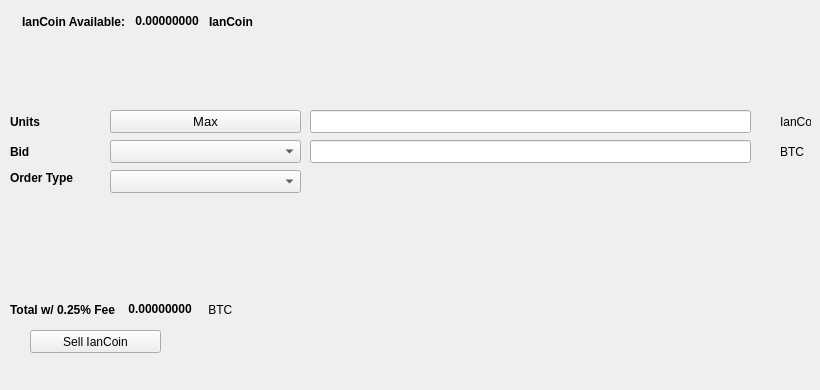
   <widget class="QWidget" name="SellTab">
    <attribute name="title">
     <string>Sell</string>
    </attribute>
    <widget class="QLabel" name="label_16">
     <property name="geometry">
      <rect>
       <x>780</x>
       <y>140</y>
       <width>31</width>
       <height>23</height>
      </rect>
     </property>
     <property name="text">
      <string>BTC</string>
     </property>
    </widget>
    <widget class="QComboBox" name="SellBidcomboBox">
     <property name="geometry">
      <rect>
       <x>110</x>
       <y>140</y>
       <width>191</width>
       <height>23</height>
      </rect>
     </property>
     <property name="font">
      <font>
       <pointsize>10</pointsize>
      </font>
     </property>
    </widget>
    <widget class="QLabel" name="label_18">
     <property name="geometry">
      <rect>
       <x>10</x>
       <y>110</y>
       <width>46</width>
       <height>23</height>
      </rect>
     </property>
     <property name="font">
      <font>
       <weight>75</weight>
       <bold>true</bold>
      </font>
     </property>
     <property name="text">
      <string>Units</string>
     </property>
    </widget>
    <widget class="QPushButton" name="Sell_Max_Amount">
     <property name="geometry">
      <rect>
       <x>110</x>
       <y>110</y>
       <width>191</width>
       <height>23</height>
      </rect>
     </property>
     <property name="font">
      <font>
       <pointsize>10</pointsize>
      </font>
     </property>
     <property name="text">
      <string>Max</string>
     </property>
    </widget>
    <widget class="QLabel" name="label_20">
     <property name="geometry">
      <rect>
       <x>10</x>
       <y>170</y>
       <width>91</width>
       <height>16</height>
      </rect>
     </property>
     <property name="font">
      <font>
       <weight>75</weight>
       <bold>true</bold>
      </font>
     </property>
     <property name="text">
      <string>Order Type</string>
     </property>
    </widget>
    <widget class="QComboBox" name="SellOrdertypeCombo">
     <property name="geometry">
      <rect>
       <x>110</x>
       <y>170</y>
       <width>191</width>
       <height>23</height>
      </rect>
     </property>
     <property name="font">
      <font>
       <pointsize>10</pointsize>
      </font>
     </property>
    </widget>
    <widget class="QLabel" name="label_21">
     <property name="geometry">
      <rect>
       <x>10</x>
       <y>140</y>
       <width>46</width>
       <height>23</height>
      </rect>
     </property>
     <property name="font">
      <font>
       <weight>75</weight>
       <bold>true</bold>
      </font>
     </property>
     <property name="text">
      <string>Bid</string>
     </property>
    </widget>
    <widget class="QLabel" name="label_22">
     <property name="geometry">
      <rect>
       <x>780</x>
       <y>110</y>
       <width>31</width>
       <height>23</height>
      </rect>
     </property>
     <property name="text">
      <string>IanCoin</string>
     </property>
    </widget>
    <widget class="QLineEdit" name="UnitsInputIanCoin">
     <property name="geometry">
      <rect>
       <x>310</x>
       <y>110</y>
       <width>441</width>
       <height>23</height>
      </rect>
     </property>
     <property name="font">
      <font>
       <pointsize>9</pointsize>
       <weight>75</weight>
       <bold>true</bold>
      </font>
     </property>
    </widget>
    <widget class="QLineEdit" name="SellBidPriceEdit">
     <property name="geometry">
      <rect>
       <x>310</x>
       <y>140</y>
       <width>441</width>
       <height>23</height>
      </rect>
     </property>
     <property name="font">
      <font>
       <pointsize>9</pointsize>
       <weight>75</weight>
       <bold>true</bold>
      </font>
     </property>
    </widget>
    <widget class="QPushButton" name="SellIanCoinBTN">
     <property name="geometry">
      <rect>
       <x>30</x>
       <y>330</y>
       <width>131</width>
       <height>23</height>
      </rect>
     </property>
     <property name="text">
      <string>Sell IanCoin</string>
     </property>
     <property name="icon">
      <iconset resource="../iancoin">
       <normaloff>:/icons/bitcoin</normaloff>:/icons/bitcoin</iconset>
     </property>
    </widget>
    <widget class="QWidget" name="layoutWidget3">
     <property name="geometry">
      <rect>
       <x>22</x>
       <y>12</y>
       <width>258</width>
       <height>19</height>
      </rect>
     </property>
     <layout class="QHBoxLayout" name="horizontalLayout">
      <item>
       <widget class="QLabel" name="label232_2">
        <property name="font">
         <font>
          <weight>75</weight>
          <bold>true</bold>
         </font>
        </property>
        <property name="text">
         <string>IanCoin Available:</string>
        </property>
       </widget>
      </item>
      <item>
       <widget class="QLabel" name="IanCoinAvailableLabel">
        <property name="palette">
         <palette>
          <active>
           <colorrole role="WindowText">
            <brush brushstyle="SolidPattern">
             <color alpha="255">
              <red>0</red>
              <green>0</green>
              <blue>0</blue>
             </color>
            </brush>
           </colorrole>
           <colorrole role="Button">
            <brush brushstyle="SolidPattern">
             <color alpha="255">
              <red>0</red>
              <green>170</green>
              <blue>0</blue>
             </color>
            </brush>
           </colorrole>
           <colorrole role="Light">
            <brush brushstyle="SolidPattern">
             <color alpha="255">
              <red>0</red>
              <green>255</green>
              <blue>0</blue>
             </color>
            </brush>
           </colorrole>
           <colorrole role="Midlight">
            <brush brushstyle="SolidPattern">
             <color alpha="255">
              <red>0</red>
              <green>212</green>
              <blue>0</blue>
             </color>
            </brush>
           </colorrole>
           <colorrole role="Dark">
            <brush brushstyle="SolidPattern">
             <color alpha="255">
              <red>0</red>
              <green>85</green>
              <blue>0</blue>
             </color>
            </brush>
           </colorrole>
           <colorrole role="Mid">
            <brush brushstyle="SolidPattern">
             <color alpha="255">
              <red>0</red>
              <green>113</green>
              <blue>0</blue>
             </color>
            </brush>
           </colorrole>
           <colorrole role="Text">
            <brush brushstyle="SolidPattern">
             <color alpha="255">
              <red>0</red>
              <green>170</green>
              <blue>0</blue>
             </color>
            </brush>
           </colorrole>
           <colorrole role="BrightText">
            <brush brushstyle="SolidPattern">
             <color alpha="255">
              <red>255</red>
              <green>255</green>
              <blue>255</blue>
             </color>
            </brush>
           </colorrole>
           <colorrole role="ButtonText">
            <brush brushstyle="SolidPattern">
             <color alpha="255">
              <red>0</red>
              <green>0</green>
              <blue>0</blue>
             </color>
            </brush>
           </colorrole>
           <colorrole role="Base">
            <brush brushstyle="SolidPattern">
             <color alpha="255">
              <red>255</red>
              <green>255</green>
              <blue>255</blue>
             </color>
            </brush>
           </colorrole>
           <colorrole role="Window">
            <brush brushstyle="SolidPattern">
             <color alpha="255">
              <red>0</red>
              <green>170</green>
              <blue>0</blue>
             </color>
            </brush>
           </colorrole>
           <colorrole role="Shadow">
            <brush brushstyle="SolidPattern">
             <color alpha="255">
              <red>0</red>
              <green>0</green>
              <blue>0</blue>
             </color>
            </brush>
           </colorrole>
           <colorrole role="AlternateBase">
            <brush brushstyle="SolidPattern">
             <color alpha="255">
              <red>127</red>
              <green>212</green>
              <blue>127</blue>
             </color>
            </brush>
           </colorrole>
           <colorrole role="ToolTipBase">
            <brush brushstyle="SolidPattern">
             <color alpha="255">
              <red>255</red>
              <green>255</green>
              <blue>220</blue>
             </color>
            </brush>
           </colorrole>
           <colorrole role="ToolTipText">
            <brush brushstyle="SolidPattern">
             <color alpha="255">
              <red>0</red>
              <green>0</green>
              <blue>0</blue>
             </color>
            </brush>
           </colorrole>
          </active>
          <inactive>
           <colorrole role="WindowText">
            <brush brushstyle="SolidPattern">
             <color alpha="255">
              <red>0</red>
              <green>0</green>
              <blue>0</blue>
             </color>
            </brush>
           </colorrole>
           <colorrole role="Button">
            <brush brushstyle="SolidPattern">
             <color alpha="255">
              <red>0</red>
              <green>170</green>
              <blue>0</blue>
             </color>
            </brush>
           </colorrole>
           <colorrole role="Light">
            <brush brushstyle="SolidPattern">
             <color alpha="255">
              <red>0</red>
              <green>255</green>
              <blue>0</blue>
             </color>
            </brush>
           </colorrole>
           <colorrole role="Midlight">
            <brush brushstyle="SolidPattern">
             <color alpha="255">
              <red>0</red>
              <green>212</green>
              <blue>0</blue>
             </color>
            </brush>
           </colorrole>
           <colorrole role="Dark">
            <brush brushstyle="SolidPattern">
             <color alpha="255">
              <red>0</red>
              <green>85</green>
              <blue>0</blue>
             </color>
            </brush>
           </colorrole>
           <colorrole role="Mid">
            <brush brushstyle="SolidPattern">
             <color alpha="255">
              <red>0</red>
              <green>113</green>
              <blue>0</blue>
             </color>
            </brush>
           </colorrole>
           <colorrole role="Text">
            <brush brushstyle="SolidPattern">
             <color alpha="255">
              <red>0</red>
              <green>170</green>
              <blue>0</blue>
             </color>
            </brush>
           </colorrole>
           <colorrole role="BrightText">
            <brush brushstyle="SolidPattern">
             <color alpha="255">
              <red>255</red>
              <green>255</green>
              <blue>255</blue>
             </color>
            </brush>
           </colorrole>
           <colorrole role="ButtonText">
            <brush brushstyle="SolidPattern">
             <color alpha="255">
              <red>0</red>
              <green>0</green>
              <blue>0</blue>
             </color>
            </brush>
           </colorrole>
           <colorrole role="Base">
            <brush brushstyle="SolidPattern">
             <color alpha="255">
              <red>255</red>
              <green>255</green>
              <blue>255</blue>
             </color>
            </brush>
           </colorrole>
           <colorrole role="Window">
            <brush brushstyle="SolidPattern">
             <color alpha="255">
              <red>0</red>
              <green>170</green>
              <blue>0</blue>
             </color>
            </brush>
           </colorrole>
           <colorrole role="Shadow">
            <brush brushstyle="SolidPattern">
             <color alpha="255">
              <red>0</red>
              <green>0</green>
              <blue>0</blue>
             </color>
            </brush>
           </colorrole>
           <colorrole role="AlternateBase">
            <brush brushstyle="SolidPattern">
             <color alpha="255">
              <red>127</red>
              <green>212</green>
              <blue>127</blue>
             </color>
            </brush>
           </colorrole>
           <colorrole role="ToolTipBase">
            <brush brushstyle="SolidPattern">
             <color alpha="255">
              <red>255</red>
              <green>255</green>
              <blue>220</blue>
             </color>
            </brush>
           </colorrole>
           <colorrole role="ToolTipText">
            <brush brushstyle="SolidPattern">
             <color alpha="255">
              <red>0</red>
              <green>0</green>
              <blue>0</blue>
             </color>
            </brush>
           </colorrole>
          </inactive>
          <disabled>
           <colorrole role="WindowText">
            <brush brushstyle="SolidPattern">
             <color alpha="255">
              <red>0</red>
              <green>85</green>
              <blue>0</blue>
             </color>
            </brush>
           </colorrole>
           <colorrole role="Button">
            <brush brushstyle="SolidPattern">
             <color alpha="255">
              <red>0</red>
              <green>170</green>
              <blue>0</blue>
             </color>
            </brush>
           </colorrole>
           <colorrole role="Light">
            <brush brushstyle="SolidPattern">
             <color alpha="255">
              <red>0</red>
              <green>255</green>
              <blue>0</blue>
             </color>
            </brush>
           </colorrole>
           <colorrole role="Midlight">
            <brush brushstyle="SolidPattern">
             <color alpha="255">
              <red>0</red>
              <green>212</green>
              <blue>0</blue>
             </color>
            </brush>
           </colorrole>
           <colorrole role="Dark">
            <brush brushstyle="SolidPattern">
             <color alpha="255">
              <red>0</red>
              <green>85</green>
              <blue>0</blue>
             </color>
            </brush>
           </colorrole>
           <colorrole role="Mid">
            <brush brushstyle="SolidPattern">
             <color alpha="255">
              <red>0</red>
              <green>113</green>
              <blue>0</blue>
             </color>
            </brush>
           </colorrole>
           <colorrole role="Text">
            <brush brushstyle="SolidPattern">
             <color alpha="255">
              <red>0</red>
              <green>85</green>
              <blue>0</blue>
             </color>
            </brush>
           </colorrole>
           <colorrole role="BrightText">
            <brush brushstyle="SolidPattern">
             <color alpha="255">
              <red>255</red>
              <green>255</green>
              <blue>255</blue>
             </color>
            </brush>
           </colorrole>
           <colorrole role="ButtonText">
            <brush brushstyle="SolidPattern">
             <color alpha="255">
              <red>0</red>
              <green>85</green>
              <blue>0</blue>
             </color>
            </brush>
           </colorrole>
           <colorrole role="Base">
            <brush brushstyle="SolidPattern">
             <color alpha="255">
              <red>0</red>
              <green>170</green>
              <blue>0</blue>
             </color>
            </brush>
           </colorrole>
           <colorrole role="Window">
            <brush brushstyle="SolidPattern">
             <color alpha="255">
              <red>0</red>
              <green>170</green>
              <blue>0</blue>
             </color>
            </brush>
           </colorrole>
           <colorrole role="Shadow">
            <brush brushstyle="SolidPattern">
             <color alpha="255">
              <red>0</red>
              <green>0</green>
              <blue>0</blue>
             </color>
            </brush>
           </colorrole>
           <colorrole role="AlternateBase">
            <brush brushstyle="SolidPattern">
             <color alpha="255">
              <red>0</red>
              <green>170</green>
              <blue>0</blue>
             </color>
            </brush>
           </colorrole>
           <colorrole role="ToolTipBase">
            <brush brushstyle="SolidPattern">
             <color alpha="255">
              <red>255</red>
              <green>255</green>
              <blue>220</blue>
             </color>
            </brush>
           </colorrole>
           <colorrole role="ToolTipText">
            <brush brushstyle="SolidPattern">
             <color alpha="255">
              <red>0</red>
              <green>0</green>
              <blue>0</blue>
             </color>
            </brush>
           </colorrole>
          </disabled>
         </palette>
        </property>
        <property name="font">
         <font>
          <weight>75</weight>
          <bold>true</bold>
         </font>
        </property>
        <property name="text">
         <string> 0.00000000 </string>
        </property>
        <property name="textInteractionFlags">
         <set>Qt::LinksAccessibleByMouse|Qt::TextSelectableByKeyboard|Qt::TextSelectableByMouse</set>
        </property>
       </widget>
      </item>
      <item>
       <widget class="QLabel" name="labelIanCoin">
        <property name="font">
         <font>
          <weight>75</weight>
          <bold>true</bold>
         </font>
        </property>
        <property name="text">
         <string>IanCoin</string>
        </property>
       </widget>
      </item>
     </layout>
    </widget>
    <widget class="QWidget" name="layoutWidget">
     <property name="geometry">
      <rect>
       <x>10</x>
       <y>300</y>
       <width>268</width>
       <height>19</height>
      </rect>
     </property>
     <layout class="QHBoxLayout" name="horizontalLayout_2">
      <item>
       <widget class="QLabel" name="label_19">
        <property name="font">
         <font>
          <weight>75</weight>
          <bold>true</bold>
         </font>
        </property>
        <property name="text">
         <string>Total w/ 0.25% Fee </string>
        </property>
       </widget>
      </item>
      <item>
       <widget class="QLabel" name="SellCostLabel">
        <property name="palette">
         <palette>
          <active>
           <colorrole role="WindowText">
            <brush brushstyle="SolidPattern">
             <color alpha="255">
              <red>0</red>
              <green>0</green>
              <blue>0</blue>
             </color>
            </brush>
           </colorrole>
           <colorrole role="Button">
            <brush brushstyle="SolidPattern">
             <color alpha="255">
              <red>0</red>
              <green>170</green>
              <blue>0</blue>
             </color>
            </brush>
           </colorrole>
           <colorrole role="Light">
            <brush brushstyle="SolidPattern">
             <color alpha="255">
              <red>0</red>
              <green>255</green>
              <blue>0</blue>
             </color>
            </brush>
           </colorrole>
           <colorrole role="Midlight">
            <brush brushstyle="SolidPattern">
             <color alpha="255">
              <red>0</red>
              <green>212</green>
              <blue>0</blue>
             </color>
            </brush>
           </colorrole>
           <colorrole role="Dark">
            <brush brushstyle="SolidPattern">
             <color alpha="255">
              <red>0</red>
              <green>85</green>
              <blue>0</blue>
             </color>
            </brush>
           </colorrole>
           <colorrole role="Mid">
            <brush brushstyle="SolidPattern">
             <color alpha="255">
              <red>0</red>
              <green>113</green>
              <blue>0</blue>
             </color>
            </brush>
           </colorrole>
           <colorrole role="Text">
            <brush brushstyle="SolidPattern">
             <color alpha="255">
              <red>0</red>
              <green>170</green>
              <blue>0</blue>
             </color>
            </brush>
           </colorrole>
           <colorrole role="BrightText">
            <brush brushstyle="SolidPattern">
             <color alpha="255">
              <red>255</red>
              <green>255</green>
              <blue>255</blue>
             </color>
            </brush>
           </colorrole>
           <colorrole role="ButtonText">
            <brush brushstyle="SolidPattern">
             <color alpha="255">
              <red>0</red>
              <green>0</green>
              <blue>0</blue>
             </color>
            </brush>
           </colorrole>
           <colorrole role="Base">
            <brush brushstyle="SolidPattern">
             <color alpha="255">
              <red>255</red>
              <green>255</green>
              <blue>255</blue>
             </color>
            </brush>
           </colorrole>
           <colorrole role="Window">
            <brush brushstyle="SolidPattern">
             <color alpha="255">
              <red>0</red>
              <green>170</green>
              <blue>0</blue>
             </color>
            </brush>
           </colorrole>
           <colorrole role="Shadow">
            <brush brushstyle="SolidPattern">
             <color alpha="255">
              <red>0</red>
              <green>0</green>
              <blue>0</blue>
             </color>
            </brush>
           </colorrole>
           <colorrole role="AlternateBase">
            <brush brushstyle="SolidPattern">
             <color alpha="255">
              <red>127</red>
              <green>212</green>
              <blue>127</blue>
             </color>
            </brush>
           </colorrole>
           <colorrole role="ToolTipBase">
            <brush brushstyle="SolidPattern">
             <color alpha="255">
              <red>255</red>
              <green>255</green>
              <blue>220</blue>
             </color>
            </brush>
           </colorrole>
           <colorrole role="ToolTipText">
            <brush brushstyle="SolidPattern">
             <color alpha="255">
              <red>0</red>
              <green>0</green>
              <blue>0</blue>
             </color>
            </brush>
           </colorrole>
          </active>
          <inactive>
           <colorrole role="WindowText">
            <brush brushstyle="SolidPattern">
             <color alpha="255">
              <red>0</red>
              <green>0</green>
              <blue>0</blue>
             </color>
            </brush>
           </colorrole>
           <colorrole role="Button">
            <brush brushstyle="SolidPattern">
             <color alpha="255">
              <red>0</red>
              <green>170</green>
              <blue>0</blue>
             </color>
            </brush>
           </colorrole>
           <colorrole role="Light">
            <brush brushstyle="SolidPattern">
             <color alpha="255">
              <red>0</red>
              <green>255</green>
              <blue>0</blue>
             </color>
            </brush>
           </colorrole>
           <colorrole role="Midlight">
            <brush brushstyle="SolidPattern">
             <color alpha="255">
              <red>0</red>
              <green>212</green>
              <blue>0</blue>
             </color>
            </brush>
           </colorrole>
           <colorrole role="Dark">
            <brush brushstyle="SolidPattern">
             <color alpha="255">
              <red>0</red>
              <green>85</green>
              <blue>0</blue>
             </color>
            </brush>
           </colorrole>
           <colorrole role="Mid">
            <brush brushstyle="SolidPattern">
             <color alpha="255">
              <red>0</red>
              <green>113</green>
              <blue>0</blue>
             </color>
            </brush>
           </colorrole>
           <colorrole role="Text">
            <brush brushstyle="SolidPattern">
             <color alpha="255">
              <red>0</red>
              <green>170</green>
              <blue>0</blue>
             </color>
            </brush>
           </colorrole>
           <colorrole role="BrightText">
            <brush brushstyle="SolidPattern">
             <color alpha="255">
              <red>255</red>
              <green>255</green>
              <blue>255</blue>
             </color>
            </brush>
           </colorrole>
           <colorrole role="ButtonText">
            <brush brushstyle="SolidPattern">
             <color alpha="255">
              <red>0</red>
              <green>0</green>
              <blue>0</blue>
             </color>
            </brush>
           </colorrole>
           <colorrole role="Base">
            <brush brushstyle="SolidPattern">
             <color alpha="255">
              <red>255</red>
              <green>255</green>
              <blue>255</blue>
             </color>
            </brush>
           </colorrole>
           <colorrole role="Window">
            <brush brushstyle="SolidPattern">
             <color alpha="255">
              <red>0</red>
              <green>170</green>
              <blue>0</blue>
             </color>
            </brush>
           </colorrole>
           <colorrole role="Shadow">
            <brush brushstyle="SolidPattern">
             <color alpha="255">
              <red>0</red>
              <green>0</green>
              <blue>0</blue>
             </color>
            </brush>
           </colorrole>
           <colorrole role="AlternateBase">
            <brush brushstyle="SolidPattern">
             <color alpha="255">
              <red>127</red>
              <green>212</green>
              <blue>127</blue>
             </color>
            </brush>
           </colorrole>
           <colorrole role="ToolTipBase">
            <brush brushstyle="SolidPattern">
             <color alpha="255">
              <red>255</red>
              <green>255</green>
              <blue>220</blue>
             </color>
            </brush>
           </colorrole>
           <colorrole role="ToolTipText">
            <brush brushstyle="SolidPattern">
             <color alpha="255">
              <red>0</red>
              <green>0</green>
              <blue>0</blue>
             </color>
            </brush>
           </colorrole>
          </inactive>
          <disabled>
           <colorrole role="WindowText">
            <brush brushstyle="SolidPattern">
             <color alpha="255">
              <red>0</red>
              <green>85</green>
              <blue>0</blue>
             </color>
            </brush>
           </colorrole>
           <colorrole role="Button">
            <brush brushstyle="SolidPattern">
             <color alpha="255">
              <red>0</red>
              <green>170</green>
              <blue>0</blue>
             </color>
            </brush>
           </colorrole>
           <colorrole role="Light">
            <brush brushstyle="SolidPattern">
             <color alpha="255">
              <red>0</red>
              <green>255</green>
              <blue>0</blue>
             </color>
            </brush>
           </colorrole>
           <colorrole role="Midlight">
            <brush brushstyle="SolidPattern">
             <color alpha="255">
              <red>0</red>
              <green>212</green>
              <blue>0</blue>
             </color>
            </brush>
           </colorrole>
           <colorrole role="Dark">
            <brush brushstyle="SolidPattern">
             <color alpha="255">
              <red>0</red>
              <green>85</green>
              <blue>0</blue>
             </color>
            </brush>
           </colorrole>
           <colorrole role="Mid">
            <brush brushstyle="SolidPattern">
             <color alpha="255">
              <red>0</red>
              <green>113</green>
              <blue>0</blue>
             </color>
            </brush>
           </colorrole>
           <colorrole role="Text">
            <brush brushstyle="SolidPattern">
             <color alpha="255">
              <red>0</red>
              <green>85</green>
              <blue>0</blue>
             </color>
            </brush>
           </colorrole>
           <colorrole role="BrightText">
            <brush brushstyle="SolidPattern">
             <color alpha="255">
              <red>255</red>
              <green>255</green>
              <blue>255</blue>
             </color>
            </brush>
           </colorrole>
           <colorrole role="ButtonText">
            <brush brushstyle="SolidPattern">
             <color alpha="255">
              <red>0</red>
              <green>85</green>
              <blue>0</blue>
             </color>
            </brush>
           </colorrole>
           <colorrole role="Base">
            <brush brushstyle="SolidPattern">
             <color alpha="255">
              <red>0</red>
              <green>170</green>
              <blue>0</blue>
             </color>
            </brush>
           </colorrole>
           <colorrole role="Window">
            <brush brushstyle="SolidPattern">
             <color alpha="255">
              <red>0</red>
              <green>170</green>
              <blue>0</blue>
             </color>
            </brush>
           </colorrole>
           <colorrole role="Shadow">
            <brush brushstyle="SolidPattern">
             <color alpha="255">
              <red>0</red>
              <green>0</green>
              <blue>0</blue>
             </color>
            </brush>
           </colorrole>
           <colorrole role="AlternateBase">
            <brush brushstyle="SolidPattern">
             <color alpha="255">
              <red>0</red>
              <green>170</green>
              <blue>0</blue>
             </color>
            </brush>
           </colorrole>
           <colorrole role="ToolTipBase">
            <brush brushstyle="SolidPattern">
             <color alpha="255">
              <red>255</red>
              <green>255</green>
              <blue>220</blue>
             </color>
            </brush>
           </colorrole>
           <colorrole role="ToolTipText">
            <brush brushstyle="SolidPattern">
             <color alpha="255">
              <red>0</red>
              <green>0</green>
              <blue>0</blue>
             </color>
            </brush>
           </colorrole>
          </disabled>
         </palette>
        </property>
        <property name="font">
         <font>
          <weight>75</weight>
          <bold>true</bold>
         </font>
        </property>
        <property name="autoFillBackground">
         <bool>false</bool>
        </property>
        <property name="text">
         <string> 0.00000000</string>
        </property>
        <property name="textInteractionFlags">
         <set>Qt::LinksAccessibleByMouse|Qt::TextSelectableByMouse</set>
        </property>
       </widget>
      </item>
      <item>
       <widget class="QLabel" name="label_17">
        <property name="font">
         <font>
          <weight>50</weight>
          <bold>false</bold>
         </font>
        </property>
        <property name="text">
         <string> BTC</string>
        </property>
       </widget>
      </item>
     </layout>
    </widget>
    <widget class="QLabel" name="label_23">
     <property name="geometry">
      <rect>
       <x>460</x>
       <y>300</y>
       <width>281</width>
       <height>81</height>
      </rect>
     </property>
     <property name="text">
      <string/>
     </property>
     <property name="pixmap">
      <pixmap>:/images/bittrex</pixmap>
     </property>
    </widget>
   </widget>
